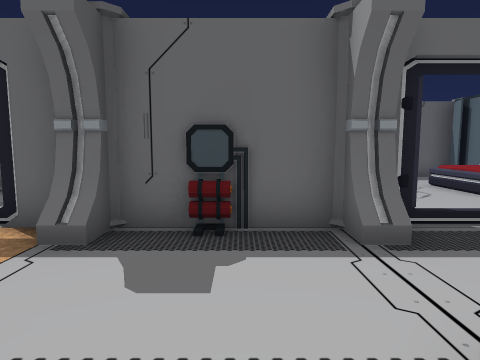
view 1 (above)

24 first-person views from a walk through a Unity game level. The camera is 1.2 m above the floor, tilts 6° down and sees 75° across. Doors are open. The floor is counted in squares, 1 m on a side. Each view is taken from the middle of a square. On the plan, view 1 faces up. The plan holds only what a view shows up to about 13 squares ahead; the rest is blank. The place goes on beyond the plan. The player character is not drawn. Some surface patterns are stand-ins.

view 2
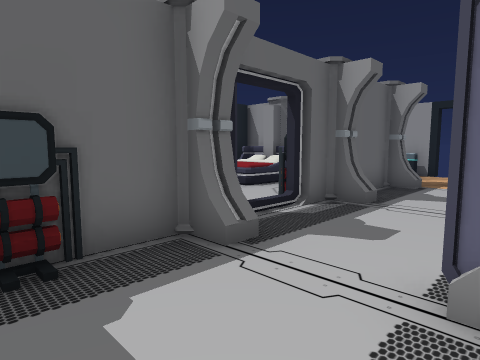

view 3
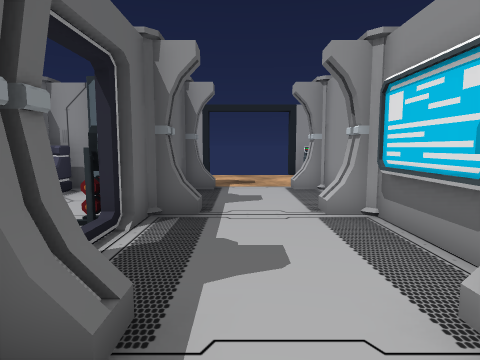

view 4
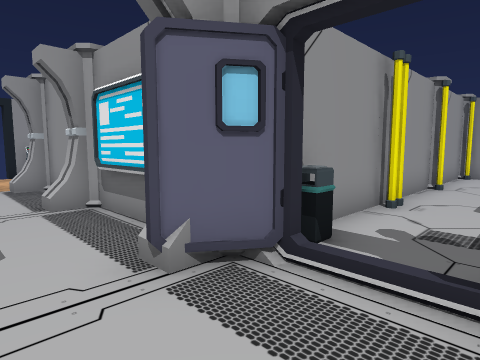

view 5
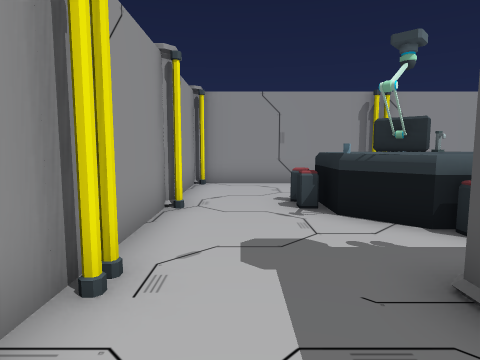

view 6
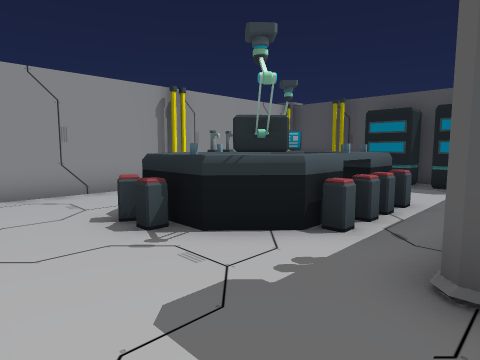

view 7
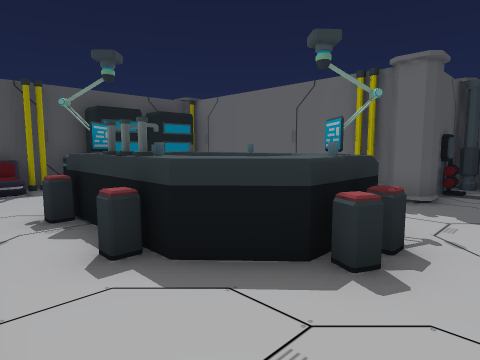

view 8
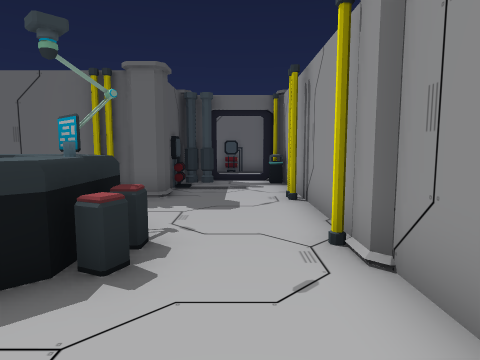

view 9
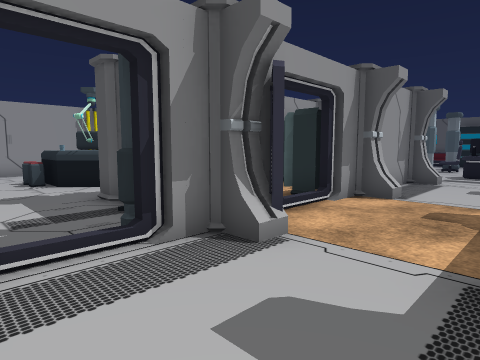

view 10
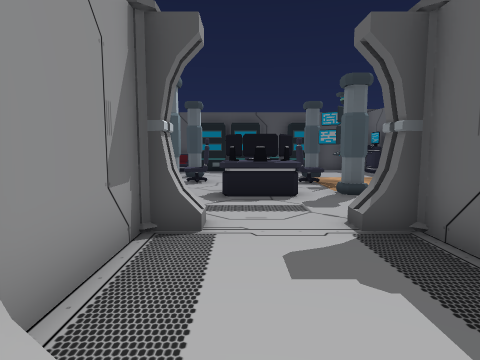

view 11
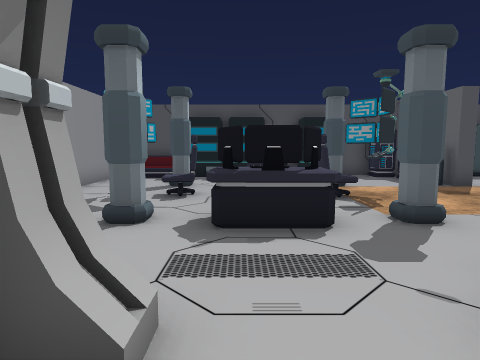

view 12
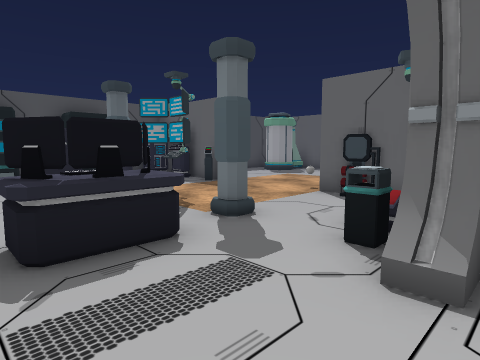

view 13
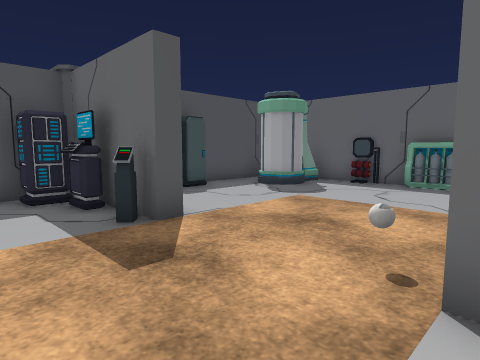

view 14
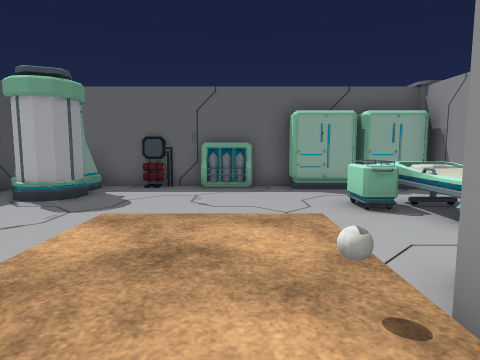

view 15
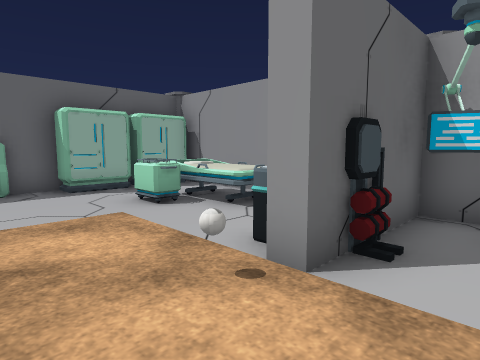

view 16
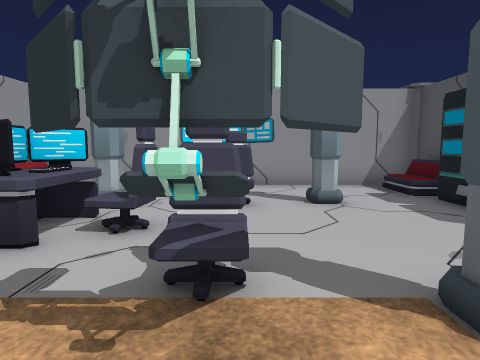

view 17
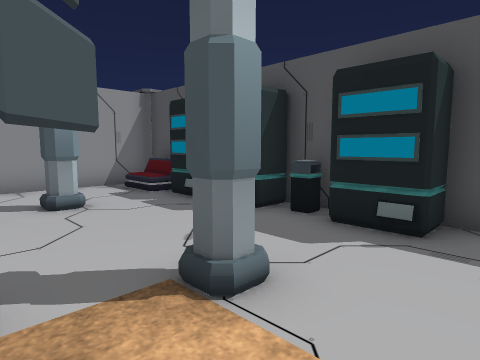

view 18
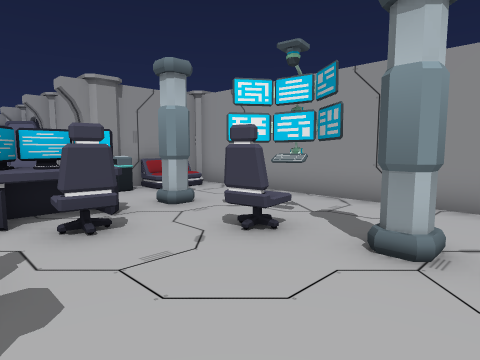

view 19
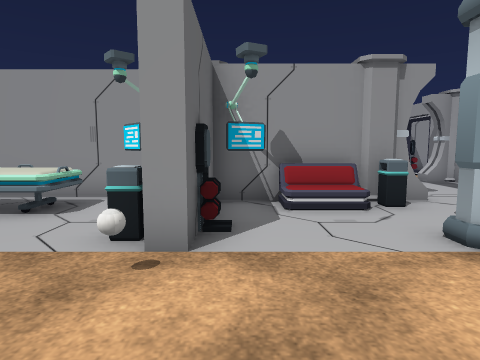

view 20
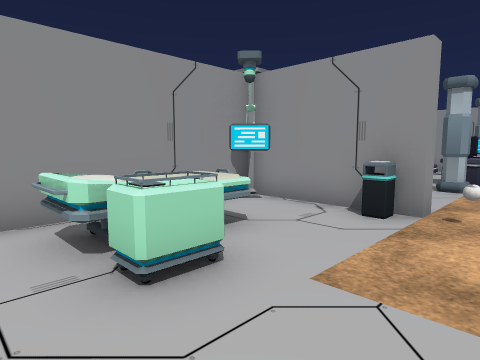

view 21
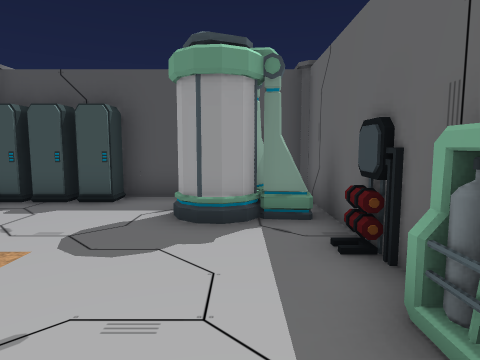

view 22
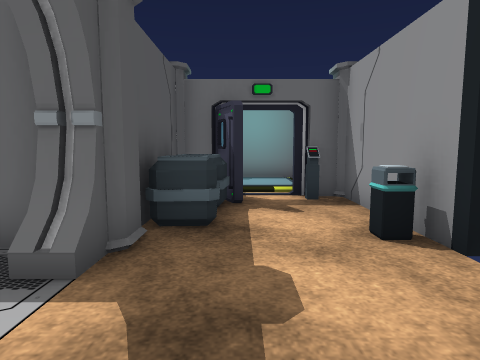

view 23
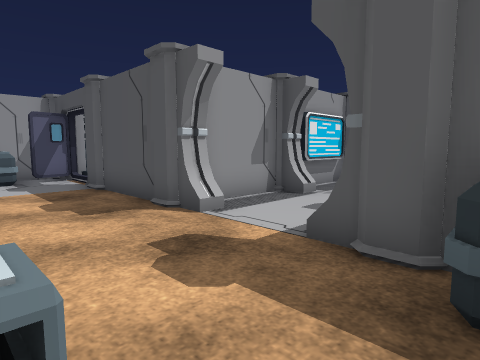

view 24
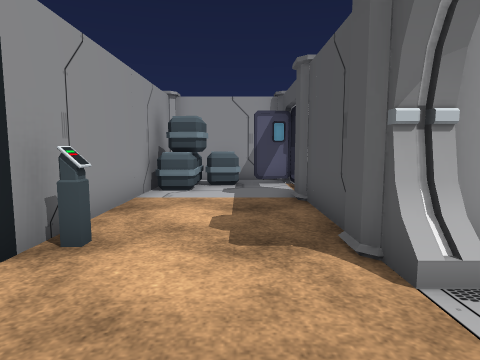

### Floor plan
Key: @ floor where view 1 was taken; # wall or solid block; x gap in a wall; . floor; D open door; = window, fence, low wall or low ledge; C cabinet; B bed; P pillar; I bin; S stool; T table; F sofa; E pipe; R rack; A cart; G crate; O other object.
Columns run from 23 left of view 1 to 14 right of it. Each row starts with its distance up from view 1.
 17 ############
 16 #  OO.RR.CCCC#
 15 #OOO.........#
 14 #.OO......ABB#
 13 #........AABB#                ###
 12 #C........BBB#                 C  ###
 11  C.........BB#               ..C
 10  C.......I.###               BBB##
  9 #####...OI####              .BBBP#OO##
  8 #O##O.....O##               .BBB#GG.O#
  7 #..........O#              ....C#GG..#
  6 #O.........OF              .  .CCGG..#
  5 #O..Px##.P.IP##   OO#### POOOP##P#..I#
  4 #I....OO........ O  ...O...........DDD
  3 #O......OO.........................DD
  2  O.....OOO.........................DD
  1  O....O.....#...#...O#..O#####..#..DDD
  0  O..Px=#.P.IP # PCC  PE@##   P###...O#
 -1  F.........OF    C.  #..I#      #....#
 -2 # .........O#  O.    O...#       ....#
 -3 ################# # #P...#      P....#
 -4              OO  ........#      #....#
 -5              OO..SSSS....#      ...GG#
 -6             #OO.OTOTTT...#     OOOGGG#
 -7             #OO OT   OS.##      # GGG#
 -8             #O   TTT TS.##     #####
 -9             #F..TSOOS....#
-10             # ...S..S....#
-11                #####....##
-12                    ######

Positions as (right, up) in squares from view 1, and headings:
1: (0, 0), facing up
2: (-1, 1), facing up-right
3: (0, 3), facing right
4: (-1, 3), facing down-right
5: (0, -1), facing down
6: (1, -3), facing down-left
7: (0, -11), facing up-left
8: (0, -11), facing up
9: (1, 4), facing down-left
10: (-6, 2), facing left
11: (-9, 2), facing left
12: (-10, 1), facing up-left
13: (-14, 6), facing up-left
14: (-16, 7), facing up
15: (-17, 7), facing up-right
16: (-17, 7), facing down
17: (-17, 7), facing down-left
18: (-20, 4), facing down-right
19: (-18, 8), facing right
20: (-16, 15), facing down-right
21: (-15, 15), facing left
22: (11, 1), facing up
23: (13, 6), facing down-left
24: (11, 4), facing down
